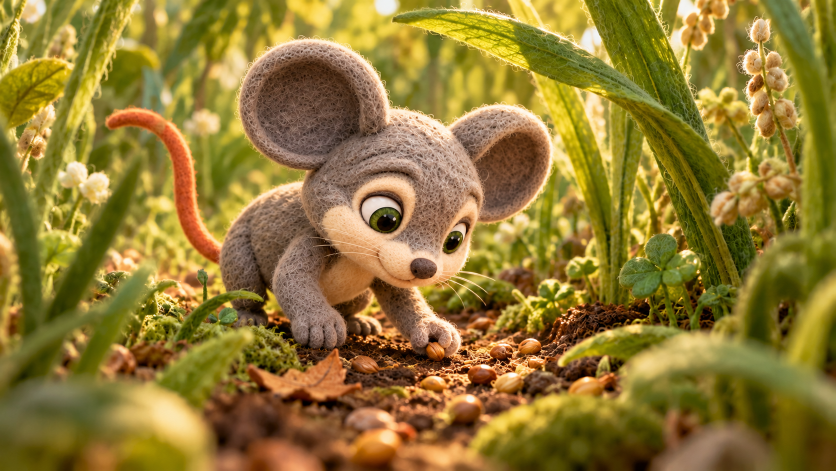
#> input picture character/characters/lion_and_mouse_v7/interactions/scene_compositions/S01-L004-B01-I01_single_tall_grass_seed_patch_r002_candidate.png, 1672 x 941 px, given in place of S05-L009-B01-I03_local_roll_r002_candidate.png, which was not available (shown at 1/2 size)
$ python register_owner_requested_redos.py
#> lines starting #> are read from the running program, lines starting #| are printed output that depends on the picture; after the words box and inside, x2 and y2 are one past the last pixel; in counts of white or black regions, pixels touching at a corner belong together; pictures that were not available may be replaced by others from this repository, and a replacement may not be noted
"""Register owner-requested redo images and camera-bounded proposals.

Original selected images and prior candidate revisions are immutable. Each
output remains an unselected revision until the owner reviews its exact bytes.
"""

from __future__ import annotations

import hashlib
import json
import shutil
from pathlib import Path

import cv2
import numpy as np
from PIL import Image

ROOT = Path(__file__).resolve().parents[4]
HERE = Path(__file__).resolve().parent
SCENES = ROOT / "character/characters/lion_and_mouse_v7/interactions/scene_compositions"
GENERATED = Path("/Users/lealroja/.codex/generated_images/01a1533f-9137-7e20-a37c-3eeb1ab8afad")

# source generation, exact selected/accepted camera base, raw revision, bounded
# revision, and the only region allowed to differ from that base.
JOBS = [
    (
        "exec-f5656329-0cb0-473a-9e4c-ea1c6d9da1c7.png",
        "S05-L009-B01-I03_local_roll_r002_candidate.png",
        "S05-L009-B01-I04_grounded_nose_landing_r003_candidate.png",
        "S05-L009-B01-I04_grounded_nose_landing_r004_candidate.png",
        [(780, 530), (1350, 530), (1370, 830), (770, 840)],
        "compact Milo body/ground support and nose landing",
    ),
    (
        "exec-28391ecf-6e41-4df8-ac92-93140e80f6ab.png",
        "S06-L001-B02-I02_end_path_arrival_r001_candidate.png",
        "S06-L001-B02-I01_scramble_descent_r004_candidate.png",
        "S06-L001-B02-I01_scramble_descent_r005_candidate.png",
        [(1090, 430), (1570, 430), (1600, 830), (1050, 840)],
        "Milo stepping body and path between nose and arrival",
    ),
    (
        "exec-17536e00-ed6a-47ea-ac03-4c739f018574.png",
        "S06-L002-B01-I03_end_front_paw_block_r001_candidate.png",
        "S06-L002-B01-I01_front_paw_ready_r003_candidate.png",
        "S06-L002-B01-I01_front_paw_ready_r004_candidate.png",
        [(810, 555), (1250, 555), (1260, 830), (800, 835)],
        "one anatomically attached Leo front paw beginning to lift",
    ),
    (
        "exec-05453750-fb59-485e-a5c6-ba1397d0f0ac.png",
        "S06-L002-B01-I03_end_front_paw_block_r001_candidate.png",
        "S06-L002-B01-I02_front_paw_descending_r003_candidate.png",
        "S06-L002-B01-I02_front_paw_descending_r004_candidate.png",
        [(810, 555), (1250, 555), (1260, 830), (800, 835)],
        "same Leo front foreleg in an intermediate descending pose",
    ),
    (
        "exec-0446e6d7-af77-44d4-aeda-959707f213fe.png",
        "S08-L016-B01-I01_single_gentle_clear_r001_candidate.png",
        "S08-L016-B01-I01_single_gentle_clear_r003_candidate.png",
        "S08-L016-B01-I01_single_gentle_clear_r004_candidate.png",
        [(790, 555), (1220, 555), (1230, 815), (780, 815)],
        "second separately visible image-top-right Leo front paw",
    ),
]


def sha(path: Path) -> str:
    return hashlib.sha256(path.read_bytes()).hexdigest()


def main() -> None:
    rows = []
    for generated_name, base_name, raw_name, bounded_name, polygon, intent in JOBS:
        original = GENERATED / generated_name
        base = SCENES / base_name
        raw = SCENES / raw_name
        bounded = SCENES / bounded_name
        mask_path = HERE / f"{bounded.stem}_allowed_mask.png"
        if bounded.exists() and bounded.with_suffix(".json").exists():
            row = json.loads(bounded.with_suffix(".json").read_text())
            if sha(bounded) != row["output_sha256"] or sha(original) != row["provider_output_sha256"]:
                raise ValueError(f"stale completed output: {bounded}")
            rows.append(row)
            continue
        for path in (bounded, mask_path, raw.with_suffix(".json"), bounded.with_suffix(".json")):
            if path.exists():
                raise FileExistsError(path)
        if raw.exists():
            if sha(raw) != sha(original):
                raise ValueError(f"stale copied provider output: {raw}")
        else:
            shutil.copyfile(original, raw)
        base_pixels = np.asarray(Image.open(base).convert("RGB"), dtype=np.float32)
        raw_pixels = np.asarray(Image.open(raw).convert("RGB"), dtype=np.float32)
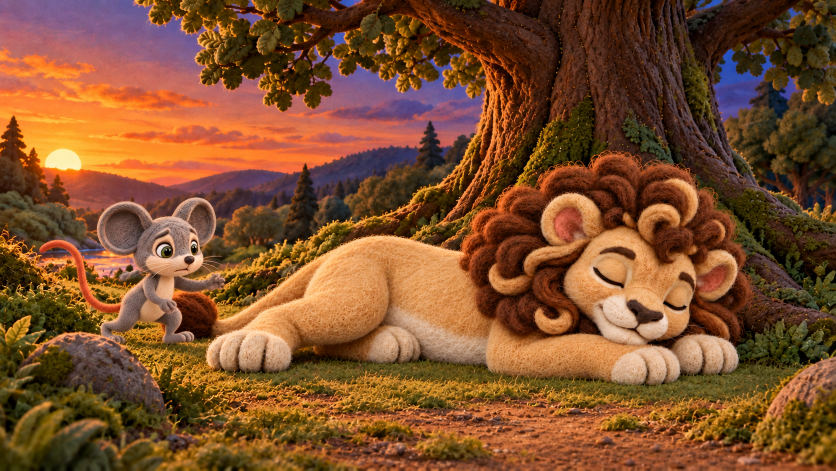
#> input picture character/characters/lion_and_mouse_v7/interactions/scene_compositions/S05-L008-B01-I01_grounded_approach_r001_candidate.png, 1672 x 941 px, given in place of S05-L009-B01-I04_grounded_nose_landing_r003_candidate.png, which was not available (shown at 1/2 size)
        if raw_pixels.shape[0] == base_pixels.shape[0] and raw_pixels.shape[1] == base_pixels.shape[1] - 1:
            # ImageGen occasionally returns one fewer right-edge column. The
            # edit mask never touches that edge, so preserve the base column.
            raw_pixels = np.concatenate([raw_pixels, base_pixels[:, -1:, :]], axis=1)
        if base_pixels.shape != raw_pixels.shape:
            raise ValueError(f"dimension mismatch: {raw}")
        allowed = np.zeros(base_pixels.shape[:2], dtype=np.uint8)
        cv2.fillPoly(allowed, [np.asarray(polygon, dtype=np.int32)], 255)
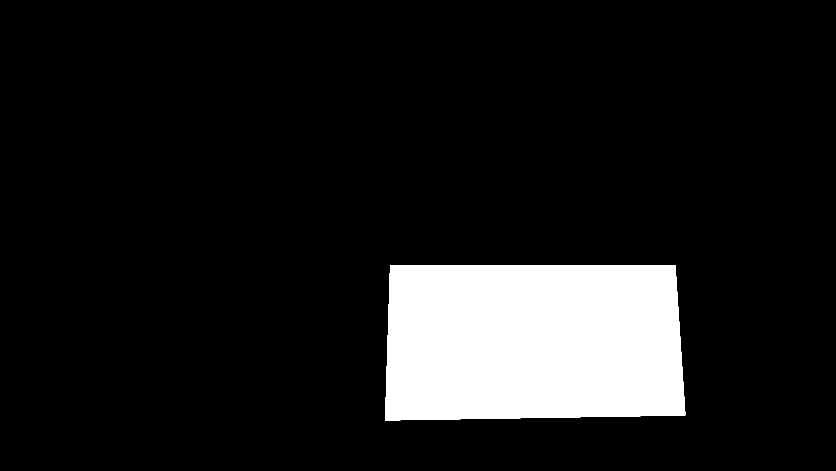
#> allowed: shape (941, 1672) (shown at 1/2 size); 11.4% white; 1 white region, box (x1, y1, x2, y2) and area: (770, 530, 1371, 841) 179346
        distance = cv2.distanceTransform((allowed > 0).astype(np.uint8), cv2.DIST_L2, 5)
        weight = np.minimum(distance / 26.0, 1.0)
        result = np.rint(base_pixels * (1 - weight[..., None]) + raw_pixels * weight[..., None]).astype(np.uint8)
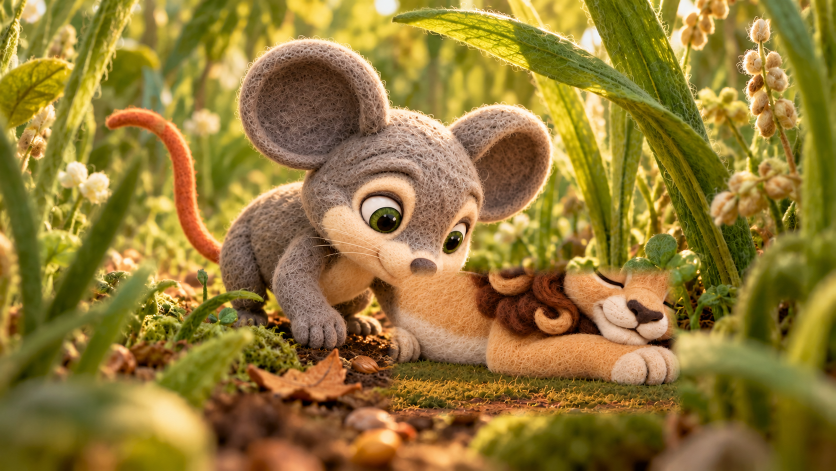
#> result: shape (941, 1672, 3) (shown at 1/2 size); mean R, G, B 146.8, 121.8, 53.8
        if not np.array_equal(result[allowed == 0], base_pixels.astype(np.uint8)[allowed == 0]):
            raise AssertionError(f"protected exterior changed: {bounded}")
        Image.fromarray(allowed, mode="L").save(mask_path)
        Image.fromarray(result, mode="RGB").save(bounded)
        common = {
            "schema": "feltwillow.bounded-connected-candidate.v1",
            "status": "unselected_owner_requested_redo_pending_native_review",
            "replaces_rejected_candidate_sha256": None,
            "base_path": str(base.relative_to(ROOT)),
            "base_sha256": sha(base),
            "edit_path": str(raw.relative_to(ROOT)),
            "edit_sha256": sha(raw),
            "provider_output_path": str(original),
            "provider_output_sha256": sha(original),
            "provider_calls": 1,
            "automatic_retries": 0,
            "request_id": None,
            "cost": None,
            "selection": None,
            "technical_visual_pass": None,
            "review_intent": intent,
        }
        raw_record = {**common, "output_path": str(raw.relative_to(ROOT)), "output_sha256": sha(raw), "bounded": False}
        raw.with_suffix(".json").write_text(json.dumps(raw_record, indent=2) + "\n")
        row = {
            **common,
            "allowed_mask_path": str(mask_path.relative_to(ROOT)),
            "allowed_mask_sha256": sha(mask_path),
            "output_path": str(bounded.relative_to(ROOT)),
            "output_sha256": sha(bounded),
            "changed_pixels_outside_allowed_mask": 0,
        }
        bounded.with_suffix(".json").write_text(json.dumps(row, indent=2) + "\n")
        rows.append(row)
    (HERE / "OWNER_REQUESTED_REDOS.json").write_text(json.dumps(rows, indent=2) + "\n")


if __name__ == "__main__":
#> (the run stopped early here; a loop or call above may not have finished)
